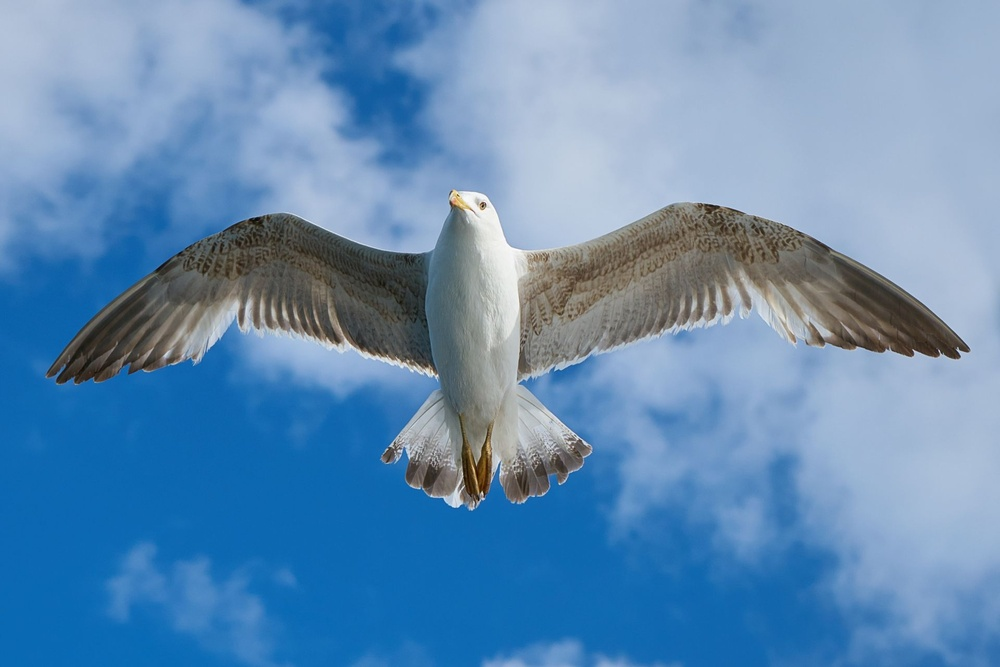
#> input picture hafta3/opencv/resim.jpg, 1000 x 667 px, shrunk from 1920 x 1280 before the run, found by its file name
$ python resimciz.py
#> lines starting #> are read from the running program, lines starting #| are printed output that depends on the picture
import cv2
import numpy as np
img =  cv2.imread(r"hafta3/opencv/resim.jpg")
#> img is the input picture: shape (667, 1000, 3); mean B, G, R 179.4, 140.2, 98.6

cv2.line(img,(0,0),(150,200),(255,255,255),10)
cv2.rectangle(img,(15,25),(200,150),(255,0,255),-1)

font = cv2.FONT_HERSHEY_SIMPLEX
cv2.putText(img,"10 dk ara", (0,130),font,1,(255,0,0),2,cv2.LINE_AA)
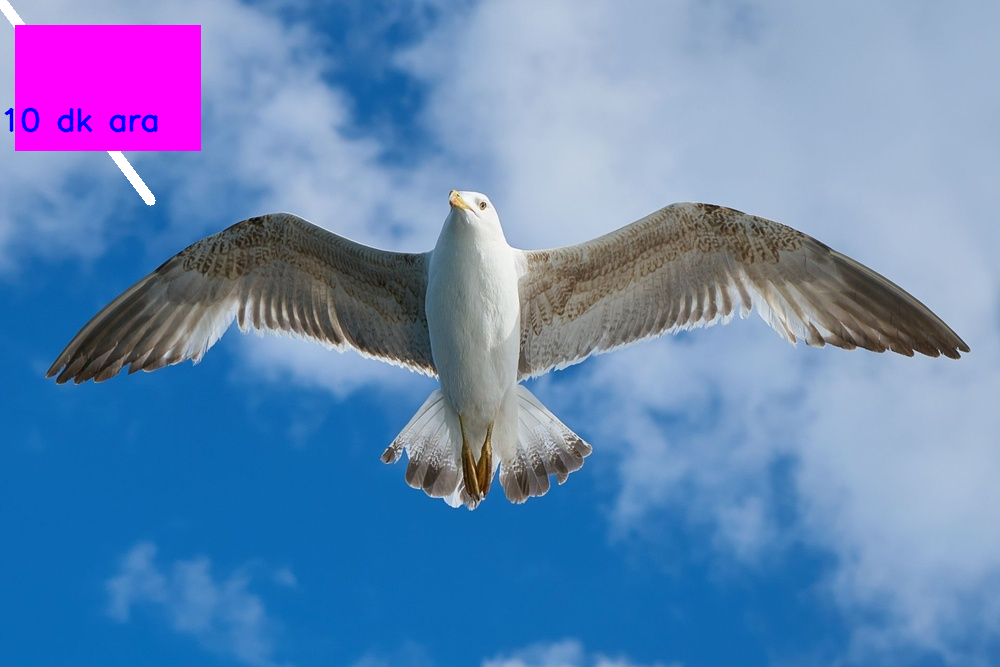
#> img: shape (667, 1000, 3); mean B, G, R 181.2, 134.2, 102.2

cv2.imshow("ilk",img)

cv2.waitKey(0)
cv2.destroyAllWindows()
